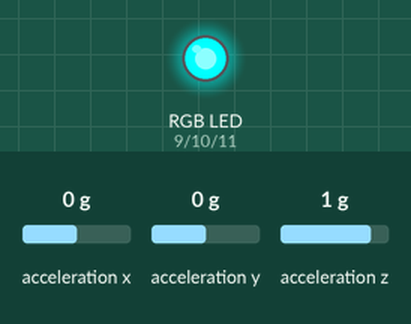
Simulated run of this sketch. Board: Arduino Nano, built with avr-gcc and run on an emulated ATmega328P. On the bench: an RGB LED mixed from three pins (HIGH = lit). Inputs (shaded band) come from the test bench; at power-on: acceleration x 0 g, acceleration y 0 g, acceleration z 1 g. What the sketch prints to the serial monitor is not drawn.

Above: at 0.1 s.
Timing chart, 0 to 1.6 s (numbered marks = the images above):
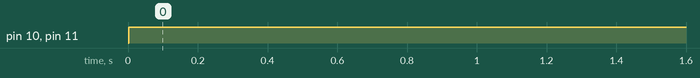

The sketch:

Smart_RGB_LED_Cube.ino
```cpp
int red_light_pin= 9;
int green_light_pin = 10;
int blue_light_pin = 11;

#include <Wire.h>
#include <Adafruit_Sensor.h>
#include <Adafruit_ADXL345_U.h>
Adafruit_ADXL345_Unified accel = Adafruit_ADXL345_Unified(12345);


// SDA D2    SCL D1
void setup()
{
  Serial.begin(9600);
  pinMode(red_light_pin, OUTPUT);
  pinMode(green_light_pin, OUTPUT);
  pinMode(blue_light_pin, OUTPUT);

// SCL 2   SDA 0    Nano A4 SDA    A5 SCL


  while (!accel.begin())
  {
    Serial.println("No valid sensor found");
    delay(100);
  }

Serial.println("No");
}
void loop()
{

  sensors_event_t event;
  accel.getEvent(&event);
//     Serial.print("X: "); Serial.print(event.acceleration.x); Serial.print("  ");
//     Serial.print("Y: "); Serial.print(event.acceleration.y); Serial.print("  ");
//     Serial.print("Z: "); Serial.print(event.acceleration.z); Serial.print("  ");
//     Serial.println("m/s^2 ");
//  delay(500);
  float x = event.acceleration.x;
  float y = event.acceleration.y;
  float z = event.acceleration.z;

  if ((y < 11) && (y > 8))
  {
    Serial.println("3");
    int number = 3;
    RGB_color(0, 0, 255); // Blue
  }

  else if ((y > (-11)) && (y < (-8)))
  {
    Serial.println("1");
    int number = 1;
    RGB_color(255, 0, 0); // Red
    }

  else if ((z < 11) && (z > 8))
  {
    Serial.println("4");
    int number = 4;
    RGB_color(0, 255, 255); // Cyan
  }

  else if ((z > (-11)) && (z < (-8)))
  {
    Serial.println("2");
    int number = 2;
    RGB_color(0, 255, 0); // Green
    }
  //
    else if ((x > (8)) && (x < (11)))
  {
    Serial.println("5");
    int number = 5;
    RGB_color(255, 255, 0); // Yellow
    }
    else if ((x > (-11)) && (x < (-8)))
  {
    Serial.println("6");
    int number = 6;
    RGB_color(0, 0, 0); // White
    }
    delay(500);
}

void RGB_color(int red_light_value, int green_light_value, int blue_light_value)
 {
  analogWrite(red_light_pin, red_light_value);
  analogWrite(green_light_pin, green_light_value);
  analogWrite(blue_light_pin, blue_light_value);
}
```

Measured:
- by itself, pin 10 (green_light_pin), pin 11 (blue_light_pin): LOW → HIGH at 0.00 s
